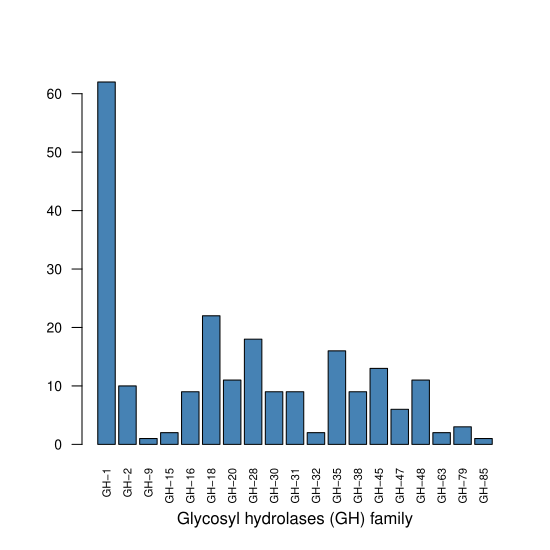

Generate this figure with R:
# Terrence Sylvester
# pradakshanas@gmail.com
# April 18th 2023

# get GH genes numbers from annotation
dat <-  matrix(data = c("GH-1",62,
                        "GH-2",10,
                        "GH-9",1,
                        "GH-15",2,
                        "GH-16",9,
                        "GH-18",22,
                        "GH-20",11,
                        "GH-28",18,
                        "GH-30",9,
                        "GH-31",9,
                        "GH-32",2,
                        "GH-35",16,
                        "GH-38",9,
                        "GH-45",13,
                        "GH-47",6,
                        "GH-48",11,
                        "GH-63",2,
                        "GH-79",3,
                        "GH-85",1),
               ncol = 2,
               nrow = 19, byrow = T)
dat <- as.data.frame(dat)
colnames(dat) <- c("enzyme","number")
dat$number <- as.numeric(dat$number)
# make a bar plot
barplot(height = dat$number,
        names.arg = dat$enzyme,
        xlab = "Glycosyl hydrolases (GH) family", 
        las = 2, 
        col='steelblue',
        cex.axis = 0.8,cex.names = 0.7)
